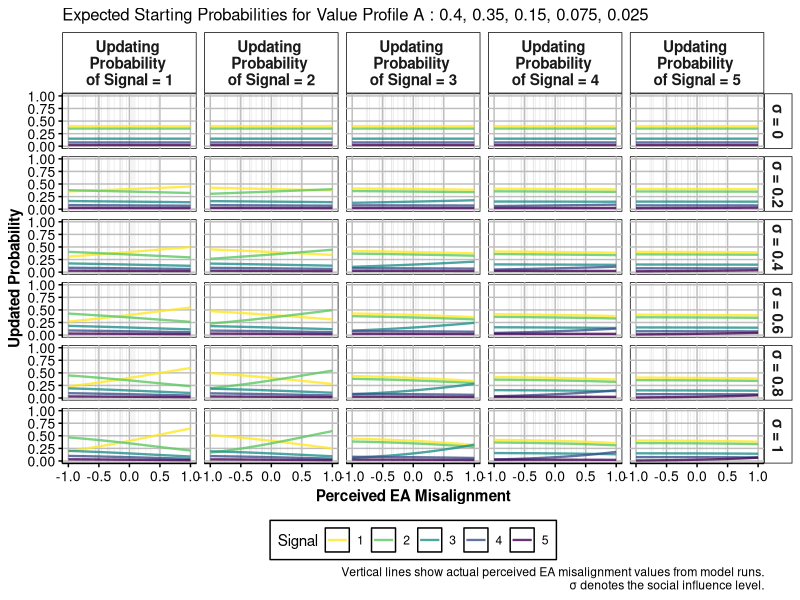
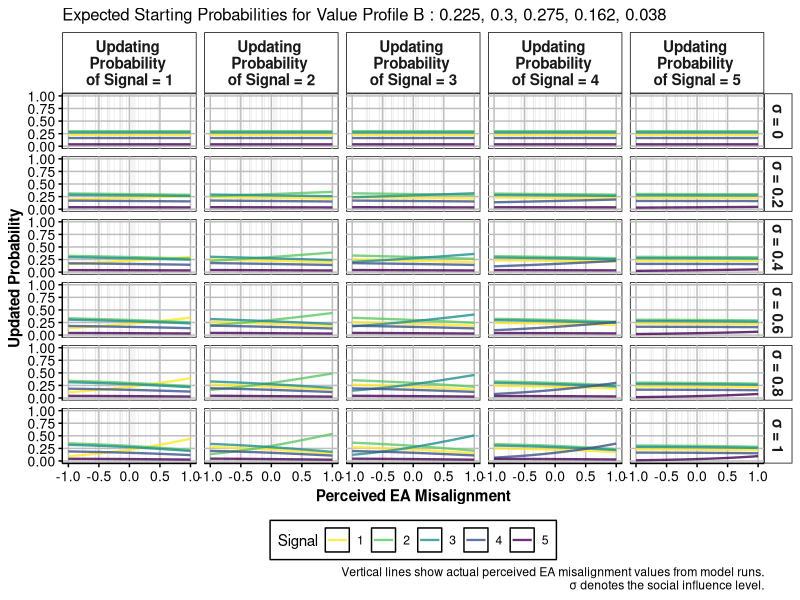
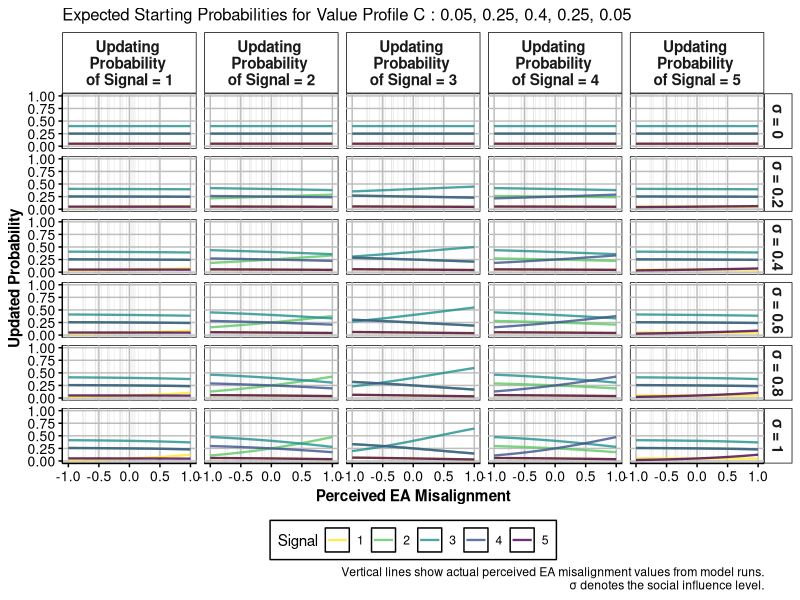

R code for these plots, in order: (Note: a time limit stopped this script after it produced the figures.)
library(tidyverse)
library(viridis)
library(patchwork)

# Function for Softmax Update (5-dimensional)
update_weights_softmax <- function(current_weights, update_vector, social_influence = 0.1) {
  # Clamp current weights to avoid log(0)
  clamped_weights <- pmax(0.001, pmin(0.999, current_weights))
  
  # Convert to log space
  log_weights <- log(clamped_weights)
  
  # Apply updates in log space
  updated_log_weights <- log_weights + (update_vector * social_influence)
  
  # Convert back via softmax (automatically normalizes to sum = 1)
  max_log_weight <- max(updated_log_weights)  # For numerical stability
  exp_weights <- exp(updated_log_weights - max_log_weight)
  exp_sum <- sum(exp_weights)
  new_weights <- exp_weights / exp_sum
  
  return(new_weights)
}

# Define starting probability vectors from Dirichlet parameters
dirichlet_params <- list(
  A = c(8, 7, 3, 1.5, 0.5) * 20,
  B = c(4.5, 6.0, 5.5, 3.25, 0.75) * 20,
  C = c(1, 5, 8, 5, 1) * 20,
  D = c(0.75, 3.25, 5.5, 6, 4.5) * 20,
  E = c(0.5, 1.5, 3, 7, 8) * 20
)

# Calculate expected probabilities (normalized)
starting_probs <- map(dirichlet_params, ~ .x / sum(.x))

# Define update vectors (rounded to 2 decimal places)
update_vectors <- list(
  ea52 = round(c(0.04418181818181818, -0.34845454545454546, -0.3165454545454545, 0.1509090909090909, 0.4699090909090909), 2),
  ea53 = round(c(0.04418181818181819, 0.05645454545454546, -0.11409090909090908, -0.45645454545454545, 0.4699090909090909), 2),
  ea78 = round(c(-0.15827272727272726, -0.146, 0.08836363636363638, 0.1509090909090909, 0.06499999999999997), 2),
  ea65 = round(c(0.04418181818181818, -0.34845454545454546, -0.3165454545454545, 0.1509090909090909, 0.46990909090909094), 2),
  ea71 = round(c(0.04418181818181818, -0.146, -0.3165454545454545, -0.051545454545454554, 0.4699090909090909), 2),
  ea76 = round(c(-0.15827272727272726, 0.05645454545454548, -0.11409090909090908, -0.254, 0.4699090909090909), 2),
  ea67 = round(c(-0.15827272727272726, 0.05645454545454548, -0.519, 0.1509090909090909, 0.46990909090909094), 2),
  ea59 = round(c(-0.15827272727272726, -0.5509090909090909, -0.11409090909090908, 0.3533636363636363, 0.4699090909090909), 2),
  ea2 = round(c(0.04418181818181819, -0.146, -0.519, 0.3533636363636364, 0.26745454545454544), 2),
  ea68 = round(c(-0.36072727272727273, 0.05645454545454548, -0.11409090909090908, 0.1509090909090909, 0.26745454545454544), 2),
  ea72 = round(c(-0.15827272727272726, 0.05645454545454546, -0.519, 0.1509090909090909, 0.4699090909090909), 2),
  ea50 = round(c(0.04418181818181818, 0.05645454545454546, -0.11409090909090908, 0.1509090909090909, -0.13745454545454544), 2),
  ea56 = round(c(0.0441818181818182, -0.146, -0.3165454545454545, -0.05154545454545456, 0.4699090909090909), 2),
  ea54 = round(c(0.0441818181818182, -0.146, -0.11409090909090908, 0.1509090909090909, 0.06499999999999997), 2),
  ea77 = round(c(0.0441818181818182, -0.146, -0.519, 0.1509090909090909, 0.4699090909090909), 2),
  ea61 = round(c(-0.36072727272727273, -0.146, -0.11409090909090908, 0.3533636363636364, 0.26745454545454544), 2),
  ea5 = round(c(-0.15827272727272726, -0.7533636363636363, 0.08836363636363638, 0.3533636363636364, 0.4699090909090909), 2),
  ea57 = round(c(0.044181818181818176, -0.34845454545454546, 0.08836363636363638, 0.1509090909090909, 0.06499999999999996), 2),
  ea51 = round(c(-0.5631818181818182, 0.05645454545454548, -0.11409090909090908, 0.1509090909090909, 0.4699090909090909), 2),
  ea63 = round(c(-0.15827272727272726, -0.34845454545454546, -0.11409090909090908, 0.1509090909090909, 0.4699090909090909), 2),
  ea60 = round(c(-0.7656363636363637, 0.05645454545454546, -0.11409090909090908, 0.3533636363636364, 0.4699090909090909), 2),
  ea70 = round(c(0.04418181818181819, -0.146, -0.3165454545454545, 0.1509090909090909, 0.26745454545454544), 2),
  ea64 = round(c(0.04418181818181819, 0.05645454545454548, -0.7214545454545453, 0.1509090909090909, 0.4699090909090909), 2)
)

# Extract unique adjustment values for vertical lines (flattened from all update vectors)
all_adjustments <- unlist(update_vectors) |> unique() |> sort()

# Create simulation parameters
social_influences <- seq(0, 1, by = 0.2)
adjustment_range <- seq(-1, 1, by = 0.05)

# Create comprehensive data frame for Plot 1
# We'll simulate different types of adjustments across the 5 dimensions
results_plot1 <- data.frame()

# Define different update patterns to show softmax behavior
update_patterns <- list(
  component_1 = c(1, 0, 0, 0, 0),    # Only component 1
  component_2 = c(0, 1, 0, 0, 0),    # Only component 2
  component_3 = c(0, 0, 1, 0, 0),    # Only component 3
  component_4 = c(0, 0, 0, 1, 0),    # Only component 4
  component_5 = c(0, 0, 0, 0, 1)     # Only component 5
)

for (si in social_influences) {
  for (start_set in names(starting_probs)) {
    start_weights <- starting_probs[[start_set]]
    
    for (adj in adjustment_range) {
      for (pattern_name in names(update_patterns)) {
        # Apply scaled update pattern
        update_vector <- update_patterns[[pattern_name]] * adj
        
        # Get updated weights
        new_weights <- update_weights_softmax(start_weights, update_vector, si)
        
        # Add results for each probability component
        for (component in 1:5) {
          results_plot1 <- rbind(results_plot1, data.frame(
            adjustment = adj,
            social_influence = si,
            starting_set = start_set,
            update_pattern = pattern_name,
            signal = component,
            initial_prob = start_weights[component],
            new_prob = new_weights[component],
            stringsAsFactors = FALSE
          ))
        }
      }
    }
  }
}

# Prepare data for plotting
plot_data1 <- results_plot1 |>
  mutate(
    social_influence_label = paste("σ =", social_influence),
    starting_set = factor(starting_set),
    signal = factor(signal),
    update_pattern = factor(update_pattern),
    # Create vector labels for the update patterns
    update_vector_label = case_when(
      update_pattern == "component_1" ~ "Updating \nProbability \nof Signal = 1",
      update_pattern == "component_2" ~ "Updating \nProbability \nof Signal = 2",
      update_pattern == "component_3" ~ "Updating \nProbability \nof Signal = 3",
      update_pattern == "component_4" ~ "Updating \nProbability \nof Signal = 4",
      update_pattern == "component_5" ~ "Updating \nProbability \nof Signal = 5"
    ),
    update_vector_label = factor(update_vector_label)
  )

# Create vertical lines data from actual update vectors (per component)
vlines_data <- expand_grid(
  adjustment = all_adjustments,
  update_vector_label = levels(plot_data1$update_vector_label)
)

# Create Plot 1 split by starting sets
plot_list <- list()

for (set_name in names(starting_probs)) {
  # Filter data for this starting set
  plot_data_subset <- plot_data1 |>
    filter(starting_set == set_name)
  
  # Filter vlines data for this starting set
  vlines_data_subset <- vlines_data
  
  # Create individual plot
  p_individual <- ggplot(plot_data_subset, aes(x = adjustment, y = new_prob, color = signal)) +
    geom_vline(data = vlines_data, 
               aes(xintercept = adjustment), 
               color = "darkgrey", alpha = 0.3, size = 0.2) +
    geom_line(size = 0.8, alpha = 0.8) +
    facet_grid(social_influence_label ~ update_vector_label) +
    scale_y_continuous(limits = c(0, 1), breaks = seq(0, 1, by = 0.25)) +
    scale_x_continuous(limits = c(-1, 1), breaks = seq(-1, 1, by = 0.5)) +
    scale_color_viridis(discrete = TRUE, option = "D", direction = -1) +
    labs(
      title = paste("Expected Starting Probabilities for Value Profile", set_name, ":", paste(round(starting_probs[[set_name]], 3), collapse = ", ")),
      x = "Perceived EA Misalignment",
      y = "Updated Probability",
      color = "Signal",
      caption = "Vertical lines show actual perceived EA misalignment values from model runs.\nσ denotes the social influence level."
    ) +
    theme(panel.background = element_rect(fill = "white", color = "black"),
          panel.grid.major = element_line(color = "grey"),
          panel.grid.minor = element_blank(),
          strip.background = element_rect(fill = "white", color = "black"),
          strip.text = element_text(size = 11, face = "bold"),
          axis.line = element_line(color = "black"),
          axis.ticks = element_line(color = "black"),
          axis.text = element_text(color = "black", size = 10),
          axis.title = element_text(face = "bold", size = 11),
          plot.title = element_text(size = 12),
          legend.background = element_rect(fill = "white", color = "black"),
          legend.position = "bottom")
  
  # Store in list
  plot_list[[set_name]] <- p_individual
  
  # Save individual plot
  ggsave(paste0("Softmax_set_", set_name, ".png"), plot = p_individual, 
         width = 21, height = 29, dpi = 600, units = "cm")
  
  print(paste("Saved plot for starting set", set_name))
}

# Print individual plots
for (set_name in names(starting_probs)) {
  print(plot_list[[set_name]])
}

# Combine all plots using patchwork
combined_plot <- plot_list$A / plot_list$B / plot_list$C / plot_list$D / plot_list$E +
  plot_layout(guides = "collect") &
  theme(legend.position = "bottom")

# Add overall title and caption
combined_plot <- combined_plot + 
  plot_annotation(
    title = "Softmax Update Function: Different Update Patterns Across Starting Sets",
    caption = "Each panel shows a different starting probability set (A-E).\nColumns show update vectors, rows show social influence levels (σ).\nVertical lines show actual adjustment values from model runs.",
    theme = theme(
      plot.title = element_text(size = 16, face = "bold", hjust = 0.5),
      plot.caption = element_text(size = 10, hjust = 0)
    )
  )

print(combined_plot)

# Save combined plot
ggsave("Softmax_all_sets_combined.png", plot = combined_plot, 
       width = 18, height = 40, dpi = 600, units = "cm")

print("Saved combined plot")

# Create Plot 2: Initial vs Updated probabilities with actual update vectors
# Sample 6 update vectors randomly
set.seed(123)  # For reproducibility
sampled_update_names <- sample(names(update_vectors), 6)
sampled_updates <- update_vectors[sampled_update_names]

# Create data for Plot 2
results_plot2 <- data.frame()

for (si in social_influences) {
  for (start_set in names(starting_probs)) {
    start_weights <- starting_probs[[start_set]]
    
    for (update_name in names(sampled_updates)) {
      update_vec <- sampled_updates[[update_name]]
      
      # Get updated weights
      new_weights <- update_weights_softmax(start_weights, update_vec, si)
      
      # Debug: Print first few iterations to check
      if (si == 2 && start_set == "A" && update_name == names(sampled_updates)[1]) {
        cat(sprintf("Plot2 - SI: %g, Set: %s, Update: %s\n", si, start_set, update_name))
        cat("Start weights:", paste(round(start_weights, 4), collapse = ", "), "\n")
        cat("Update vector:", paste(update_vec, collapse = ", "), "\n")
        cat("New weights:", paste(round(new_weights, 4), collapse = ", "), "\n\n")
      }
      
      # Add results for each probability component
      for (component in 1:5) {
        results_plot2 <- rbind(results_plot2, data.frame(
          social_influence = si,
          starting_set = start_set,
          update_vector = update_name,
          signal = component,
          initial_prob = start_weights[component],
          new_prob = new_weights[component],
          stringsAsFactors = FALSE
        ))
      }
    }
  }
}

# Prepare data for plotting
plot_data2 <- results_plot2 |>
  mutate(
    social_influence_label = paste("σ =", social_influence),
    starting_set = factor(starting_set),
    signal = factor(signal),
    update_vector = factor(update_vector)
  )

# Create Plot 2
p2 <- ggplot(plot_data2, aes(x = initial_prob, y = new_prob, color = update_vector)) +
  geom_abline(intercept = 0, slope = 1, color = "black", linetype = "dashed", alpha = 0.5) +
  geom_point(size = 1.2, alpha = 0.7) +
  geom_line(aes(group = interaction(update_vector, signal)), size = 0.8, alpha = 0.6) +
  facet_grid(social_influence_label ~ starting_set) +
  scale_y_continuous(limits = c(0, 1), breaks = seq(0, 1, by = 0.25)) +
  scale_x_continuous(limits = c(0, 1), breaks = seq(0, 1, by = 0.25)) +
  labs(
    title = "Softmax Updates: Initial vs Updated Probabilities with Actual EA Misalignment Vectors",
    x = "Initial Probability",
    y = "Updated Probability", 
    color = "EA Misalignment \nVector",
    caption = "Dashed line shows no change (y = x). Points show response for each signal.\nσ denotes the social influence level."
  ) +
  scale_color_viridis(discrete = TRUE, option = "D", direction = -1) +
  theme(panel.background = element_rect(fill = "white", color = "black"),
        panel.grid.major = element_line(color = "grey"),
        panel.grid.minor = element_blank(),
        strip.background = element_rect(fill = "white", color = "black"),
        strip.text = element_text(size = 11, face = "bold"),
        axis.line = element_line(color = "black"),
        axis.ticks = element_line(color = "black"),
        axis.text = element_text(color = "black", size = 10),
        axis.title = element_text(face = "bold", size = 11),
        plot.title = element_text(size = 12),
        plot.caption = element_text(hjust = 0, size = 10),
        legend.background = element_rect(fill = "white", color = "black"),
        legend.position = "bottom")

print(p2)
ggsave("Softmax_actual_updates.png", plot = p2, width = 19, height = 21, dpi = 600, units = "cm")
